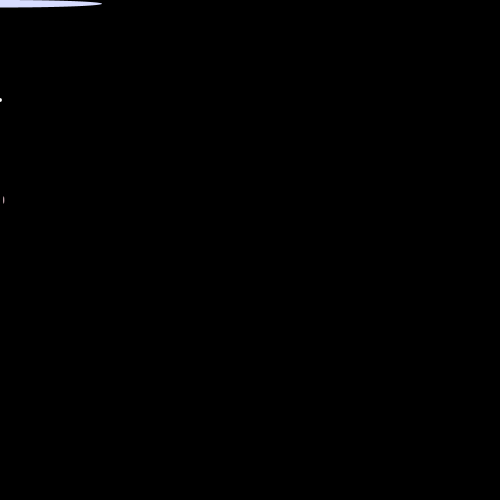
Frame 1 (no input)
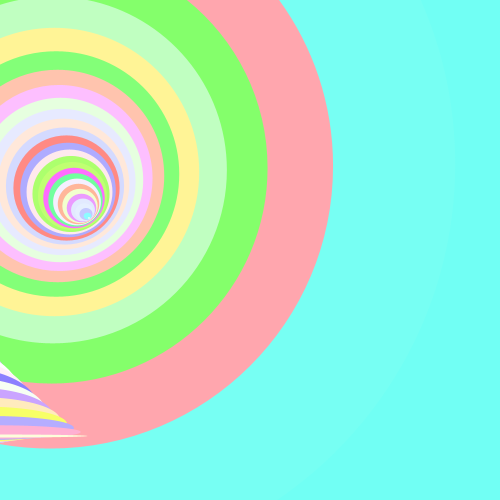
Frame 60 (the mouse pressed at the canvas centre just before this capture)
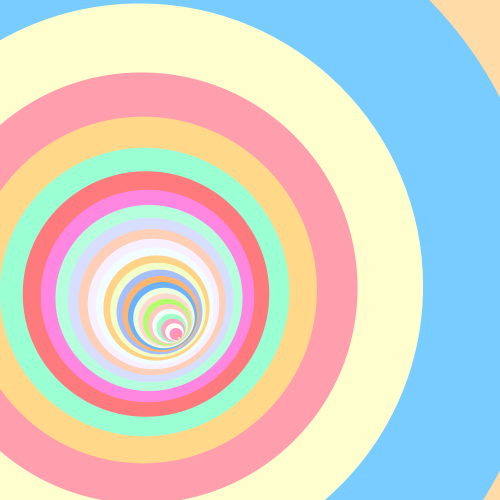
Frame 120 (the mouse held since frame 60 and released just before this capture)

The Processing sketch that drew these frames (run headless with seeded random() and noise(); from frame 60 on, the mouse is pressed at the canvas centre):

// Processing sketch: processing_53711
// ── processing_53711.pde

float x,y,angle;
int i;

void setup(){
  size(500,500);
  colorMode(HSB,360,100,100);
  x = 50;
  y = 100;
  angle = 1;
  smooth();
  background(0);
    noStroke();

}

void draw(){
  x = tan(radians(angle))*100 + height/width;
  //y = cos(radians(angle))*100 + height;
  ellipse(angle/2,y,x++,x);
  fill(random(360),random(60),100);
  ellipse(angle*2,x,y*2,x*2);
  fill(random(360),random(60),100);
  ellipse(x,y*2,angle++,x*2);
  fill(random(360),random(60),100);

  
  if(angle==width){
    angle=50;
    x=20;
    y=25;
  }else{
    if(angle>height){
      angle=30;
      x=50;
      y=50;
    } else {
      if(angle>height){
        angle=5;
        x=15;
        y=15;
      }
    angle+=2;
    x++;
    y+=2;
   
    
    }
  }
} 
